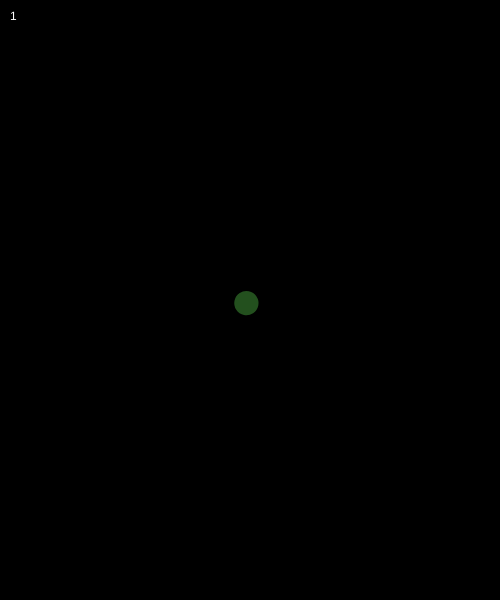
Frame 1 (no input)
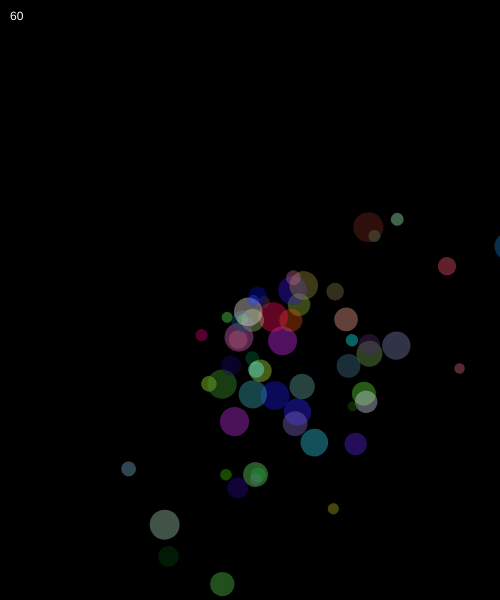
Frame 60 (no input)
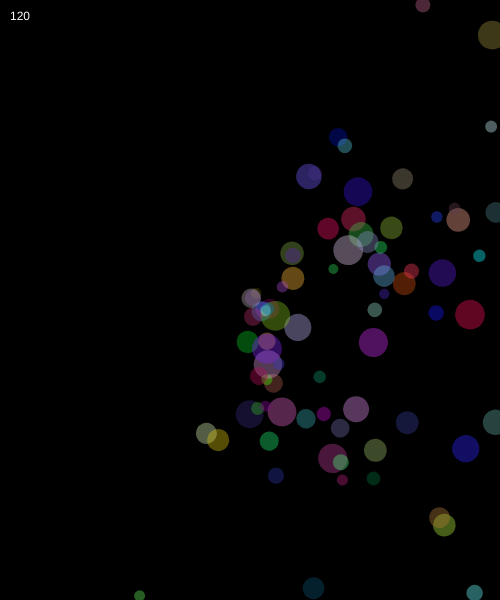
Frame 120 (the mouse pressed at the canvas centre since frame 60)

The p5.js sketch that drew these frames (run headless with seeded random() and noise() and a simulated clock; from frame 60 on, the mouse is pressed at the canvas centre):

// p5.js sketch
// ── sketch.js
"use strict";

var circles = [];

function setup() {
	createCanvas(500, 600);
}

function draw() {
	background(0);

	push();
	translate(width/2, height/2);
	rotate(frameCount * 0.2);

	circles.push( new Circle(0, 0) )


	for (var i=0; i<circles.length; i++){
		circles[i].move();	
		// circles[i].checkEdges();
		circles[i].display();
	}

	if (circles.length > 1000) {
		circles.splice(0, 1);
	}

	pop();


	fill(255);
	text(circles.length, 10, 20);
}

function mouseDragged() {
	// for (var i=0; i<100; i++){
		// circles.push( new Circle(mouseX, mouseY) )
		// circles.push( new Circle(mouseX, mouseY) )
		// circles.push( new Circle(mouseX, mouseY) )
	// }
}

class Circle {
	constructor( x, y ) {
		this.x = x;
		this.y = y;
		this.dia = random(10, 30);

		this.xspeed = random(-5,5);
		this.yspeed = random(0,5);

		this.r = random(0, 255);
		this.g = random(0, 255);
		this.b = random(0, 255);
	}

	move(){
		this.x += this.xspeed;
		this.y += this.yspeed;
	}

	checkEdges() {
		if(this.x < 0){
			this.x = width;
		} else if(this.x > width){
			this.x = 0;
		}
		if(this.y < 0){
			this.y = height;
		}
		else if(this.y > height){
			this.y = 0;
		}
	}

	bounce() {
		if(this.x < 0 || this.x > width) {
			this.xspeed = -this.xspeed;
		}
		if(this.y < 0 || this.y > height) {
			this.yspeed = -this.yspeed;
		}
	}

	display() {
		noStroke();
		fill(this.r, this.g, this.b, 100);
		ellipse(this.x, this.y, this.dia, this.dia);
	}
}
